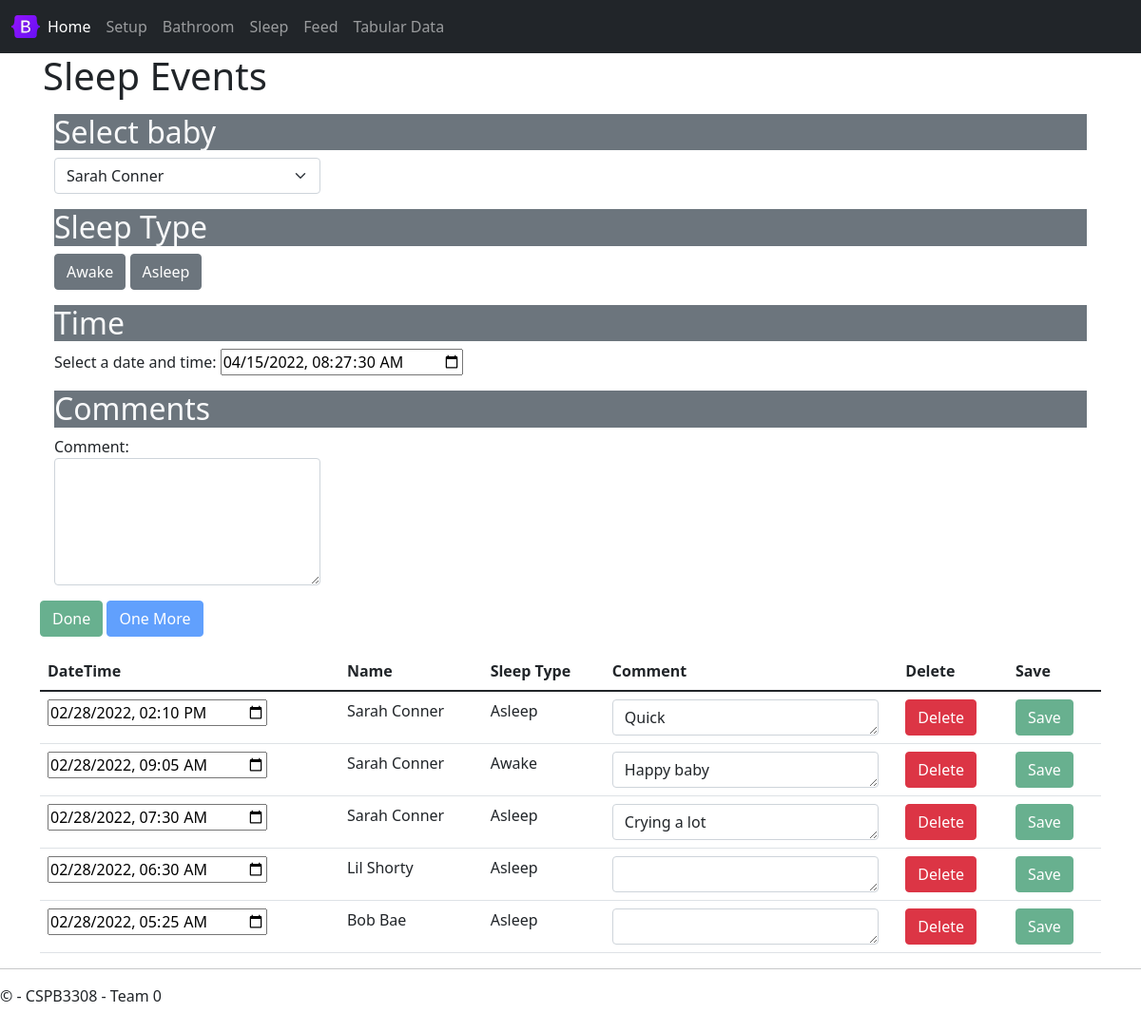
The app's page /sleep with its own data.
### tables this page shows
CREATE TABLE sleep (
sleepEventID INTEGER PRIMARY KEY AUTOINCREMENT,
eventType TEXT DEFAULT "Sleep" NOT NULL,
babyID INTEGER NOT NULL,
sleepType INTEGER NOT NULL,
sleepDateTime TEXT NOT NULL, -- YYYY-MM-DD HH:MM
sleepComment TEXT,
FOREIGN KEY (babyID)
    REFERENCES babies (babyID),
FOREIGN KEY (sleepType)
    REFERENCES sleepType (sleepTypeID)
);

CREATE TABLE sleepType (
sleepTypeID INTEGER PRIMARY KEY AUTOINCREMENT,
sleepTypeName TEXT NOT NULL
);

### source/views.py (the view)
@app.route('/sleep',methods = ['POST', 'GET'])
def sleep():
    if request.method == 'POST':
        result = request.data
        sleep_event = json.loads(result) # creates python dictionary
        if sleep_event['sleepEvent']['deleteFlag'] == True:
            delete_rows('sleep', sleep_event['sleepEvent']['eventId'])
        else:
            sleep_sql_ins(sleep_event['sleepEvent'])             #insert into database
        return  jsonify(""), 200
    else:
        return render_template(
            'sleep.html',
            babies = get_babies(),
            lastBaby = get_last_baby_sleep(),
            recentEvents = sleep_recent_events()
        )

### source/sql_functions.py (called while the page is built)
def get_babies(db_path = "./sqlite3/baby.db"):
    conn = sqlite3.connect(db_path)       #connect to database
    cur = conn.cursor()
    cur.execute("PRAGMA foreign_keys = ON")
    cur.execute("SELECT * FROM babies")
    baby_lst = cur.fetchall()
    conn.close()
    return baby_lst

def get_last_baby_sleep(db_path = "./sqlite3/baby.db"):
    conn = sqlite3.connect(db_path)       #connect to database
    cur = conn.cursor()
    cur.execute("PRAGMA foreign_keys = ON")
    cur.execute("SELECT babyID FROM sleep ORDER BY sleepDateTime DESC LIMIT 1;")
    baby_lst = cur.fetchone()
    babyid = baby_lst[0] #take first tuple
    conn.close()
    return babyid

### source/templates/sleep.html (shortened to what this page needs)
{% extends "layout.html" %}
{% block content %}
<div class="jumbotron">
    <h1>Sleep Events</h1>
</div>
<div class="container mt-3">
    <h2 class="text-light bg-secondary">Select baby</h2>
    <div class="d-flex flex-row">
        <select class="form-select me-3" id="selectBaby" onChange="sleepSelectBaby(this.value)">
            {% for baby in babies %}
                <option value="{{ baby[0] }}">{{ baby[3] }} {{ baby[4] }}</option>
            {% endfor %}
        </select>
    </div>
</div>
<div class="container mt-3">
    <h2 class="text-light bg-secondary">Sleep Type</h2>
    <button type="button" id="btnAwake" class="btn btn-secondary" onclick="sleepUpdateSleepType(1)">Awake</button>
    <button type="button" id="btnAsleep" class="btn btn-secondary" onclick="sleepUpdateSleepType(2)">Asleep</button>
</div>
<div class="container mt-3">
    <h2 class="text-light bg-secondary">Time</h2>
    <div class="form-group">
        <label for="inputDateTime">Select a date and time:</label>
        <input type="datetime-local" id="inputDateTime" onChange="sleepUpdateDateTime(this.value)" />
    </div>
</div>
<div class="container mt-3">
    <h2 class="text-light bg-secondary">Comments</h2>
    <div class="form-group">
        <label for="comment">Comment:</label>
        <textarea class="form-control" rows="5" id="textComment" onChange="sleepUpdateComment(this.value)"></textarea>
    </div>
</div>
</div>
<div class="container mt-3">
    <button type="button" id="btnDone" class="btn btn-success" onClick='sleepAddSleepEvent(true)' disabled>Done</button>
    <button type="button" id="btnOneMore" class="btn btn-primary" onClick='sleepAddSleepEvent(false)' disabled>One More</button>
</div>
<div class="container mt-3">
    <table class="table">
        <thead>
          <tr>
            <th scope="col">DateTime</th>
            <th scope="col">Name</th>
            <th scope="col">Sleep Type</th>
            <th scope="col">Comment</th>
            <th scope="col">Delete</th>
            <th scope="col">Save</th>
          </tr>
        </thead>
        <tbody>
            {% set currEvent = 0 %}
            {% for event in recentEvents %}
                {% set currEvent = event %}
                <tr>
                    <td><input type="datetime-local" value="{{ event[2] }}"/></td>
                    <td>{{ event[1] }}</td>
                    <td>{{ event[3] }}</td>
                    <td><textarea class="form-control" rows="1">{{ event[4] }}</textarea></td>
                    <td><button type="button" class="btn btn-danger" onClick="sleepDeleteSleepEvent({{ event[0]|safe }})">Delete</button></td>
                    <td><button type="button" class="btn btn-success" disabled onClick="sleepSaveSleepEvent({{ event|safe }})">Save</button></td>
                </tr>
            {% endfor %}
        </tbody>
      </table>
</div>
{% endblock %}

### source/static/content/site.css (style rules this page uses)
body { padding-top: 0px; padding-bottom: 20px; }
input, select, textarea { max-width: 280px; }

### records on screen
sleep: sleepDateTime "02/28/2022 14:10", event "Sarah Conner", sleepTypeName "Asleep", sleepComment "Quick"
sleep: sleepDateTime "02/28/2022 09:05", event "Sarah Conner", sleepTypeName "Awake", sleepComment "Happy baby"
sleep: sleepDateTime "02/28/2022 07:30", event "Sarah Conner", sleepTypeName "Asleep", sleepComment "Crying a lot"
sleep: sleepDateTime "02/28/2022 06:30", event "Lil Shorty", sleepTypeName "Asleep"
sleep: sleepDateTime "02/28/2022 05:25", event "Bob Bae", sleepTypeName "Asleep"

### other values on screen
form field value "Sarah Conner"
